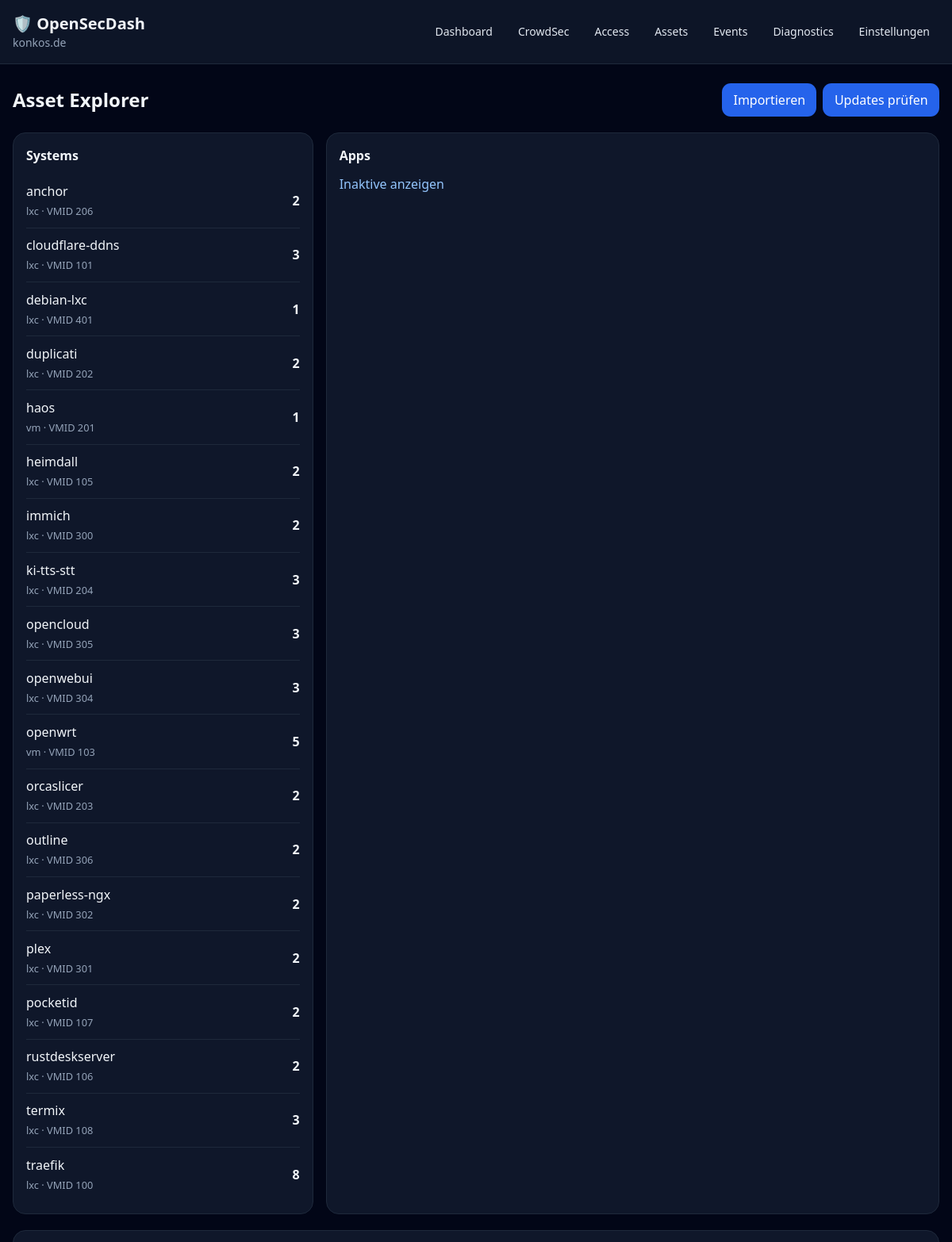
Page /assets (upper part) on the committed database.
### app/models/settings.py (models this page shows)
class Setting(Base):
    __tablename__ = "settings"
    id: Mapped[int] = mapped_column(primary_key=True)
    key: Mapped[str] = mapped_column(
        String(100),
        unique=True,
        index=True,
    )
    value: Mapped[str] = mapped_column(
        String(5000)
    )

### app/models/systems.py (models this page shows)
class System(Base):
    __tablename__ = "systems"
    id: Mapped[int] = mapped_column(primary_key=True)
    vmid: Mapped[str] = mapped_column(String(100), unique=True, index=True)
    hostname: Mapped[str] = mapped_column(String(255), index=True)
    system_type: Mapped[str] = mapped_column(String(100), default="custom")
    last_seen: Mapped[datetime | None] = mapped_column(DateTime, nullable=True)
    assets = relationship("Asset", back_populates="system")

### app/api/pages.py (the view)
@router.get("/assets")
def assets_page(request: Request, show_inactive: bool = False, db: Session = Depends(get_db)):
    query = db.query(Asset).join(System, Asset.system_id == System.id)
    if not show_inactive:
        query = query.filter(Asset.is_active == True)
    assets = query.order_by(System.hostname, Asset.name).all()
    systems = db.query(System).order_by(System.hostname).all()
    return render(request, db, "assets.html", assets=assets, systems=systems, show_inactive=show_inactive)

### app/templates/assets.html (shortened to what this page needs)
{% extends "base.html" %}
{% block content %}
    <div class="flex flex-col md:flex-row md:items-center justify-between gap-4 mb-5">
        <h2 class="text-2xl font-semibold">Asset Explorer</h2>
        <div class="flex gap-2">
            <form method="post" action="/assets/import-source">
                <button class="btn">{{ t("assets.import") }}</button>
            </form>
            <form method="post" action="/assets/refresh-updates">
                <button class="btn">{{ t("assets.check_updates") }}</button>
            </form>
        </div>
    </div>
    <section class="grid grid-cols-1 lg:grid-cols-3 gap-4 mb-5">
        <div class="card lg:col-span-1">
            <h3 class="font-semibold mb-3">Systems</h3>
            {% for system in systems %}
                <div class="row">
                    <span>{{ system.hostname }}
                        <br>
                        <small class="muted">{{ system.system_type }} · VMID {{ system.vmid }}</small>
                    </span>
                    <b>{{ system.assets|length }}</b>
                </div>
            {% else %}
                <p class="muted">No systems imported</p>
            {% endfor %}
        </div>
        <div class="card lg:col-span-2">
            <h3 class="font-semibold mb-3">Apps</h3>
            <a class="text-blue-300" href="{{ '/assets' if show_inactive else '/assets?show_inactive=true' }}">{{ t("assets.hide_inactive") if show_inactive else t("assets.show_inactive") }}</a>
        </div>
    </section>
    <div class="hidden md:block card overflow-x-auto">
    </div>
{% endblock %}

### app/templates/base.html (shortened to what this page needs)
<!doctype html>
<html lang="{{ language }}" x-data="{menu:false}">
    <head>
        <script src="https://cdn.tailwindcss.com"></script>
        <link rel="stylesheet" href="/static/css/app.css">
    </head>
    <body class="bg-slate-950 text-slate-100 min-h-screen">
        <header class="border-b border-slate-800 bg-slate-900/90 sticky top-0 z-10">
            <div class="max-w-7xl mx-auto px-4 py-4 flex items-center justify-between gap-4">
                <a href="/" class="flex flex-col">
                    <span class="text-xl font-bold">🛡 {{ t("app.name") }}</span>
                    <span class="text-sm text-slate-400">{{ domain or "local instance" }}</span>
                </a>
                <nav class="hidden md:flex gap-2 text-sm">
                    <a class="nav" href="/">{{ t("nav.dashboard") }}</a>
                    <a class="nav" href="/crowdsec">CrowdSec</a>
                    <a class="nav" href="/access">Access</a>
                    <a class="nav" href="/assets">{{ t("nav.assets") }}</a>
                    <a class="nav" href="/events">{{ t("nav.events") }}</a>
                    <a class="nav" href="/diagnostics">Diagnostics</a>
                    <a class="nav" href="/settings">{{ t("nav.settings") }}</a>
                </nav>
            </div>
        </header>
        <main class="max-w-7xl mx-auto px-4 py-6">
            {% block content %}{% endblock %}
        </main>
    </body>
</html>

### app/static/css/app.css (style rules this page uses)
a { color: #93c5fd; }
.nav { border-radius: .6rem; color: #e2e8f0; padding: .5rem .75rem; }
.card { background: rgb(15 23 42); border: 1px solid rgb(30 41 59); border-radius: 1rem; padding: 1rem; }
.row { align-items: center; border-bottom: 1px solid rgb(30 41 59); display: flex; gap: 1rem; justify-content: space-between; padding: .6rem 0; }
.row:last-child { border-bottom: 0; }
.btn, .btn-small { background: #2563eb; border-radius: .7rem; color: white; display: inline-flex; min-height: 2.5rem; align-items: center; justify-content: center; padding: .55rem .9rem; }
.muted { color: #94a3b8; }

### rows in the picture
Setting: value "konkos.de"
System: hostname "anchor", system_type "lxc", vmid "206", assets|length "2"
System: hostname "cloudflare-ddns", system_type "lxc", vmid "101", assets|length "3"
System: hostname "debian-lxc", system_type "lxc", vmid "401", assets|length "1"
System: hostname "duplicati", system_type "lxc", vmid "202", assets|length "2"
System: hostname "haos", system_type "vm", vmid "201", assets|length "1"
System: hostname "heimdall", system_type "lxc", vmid "105", assets|length "2"
System: hostname "immich", system_type "lxc", vmid "300", assets|length "2"
System: hostname "ki-tts-stt", system_type "lxc", vmid "204", assets|length "3"
System: hostname "opencloud", system_type "lxc", vmid "305", assets|length "3"
System: hostname "openwebui", system_type "lxc", vmid "304", assets|length "3"
System: hostname "openwrt", system_type "vm", vmid "103", assets|length "5"
System: hostname "orcaslicer", system_type "lxc", vmid "203", assets|length "2"
System: hostname "outline", system_type "lxc", vmid "306", assets|length "2"
System: hostname "paperless-ngx", system_type "lxc", vmid "302", assets|length "2"
System: hostname "plex", system_type "lxc", vmid "301", assets|length "2"
System: hostname "pocketid", system_type "lxc", vmid "107", assets|length "2"
System: hostname "rustdeskserver", system_type "lxc", vmid "106", assets|length "2"
System: hostname "termix", system_type "lxc", vmid "108", assets|length "3"
System: hostname "traefik", system_type "lxc", vmid "100", assets|length "8"

### other values in the picture
{{ t("app.name") }} "OpenSecDash"
{{ t("nav.dashboard") }} "Dashboard"
{{ t("nav.assets") }} "Assets"
{{ t("nav.events") }} "Events"
{{ t("nav.settings") }} "Einstellungen"
{{ t("assets.import") }} "Importieren"
{{ t("assets.check_updates") }} "Updates prüfen"
